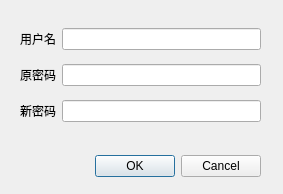
<?xml version="1.0" encoding="UTF-8"?>
<ui version="4.0">
 <class>ChangePasswordDialog</class>
 <widget class="QDialog" name="ChangePasswordDialog">
  <property name="geometry">
   <rect>
    <x>0</x>
    <y>0</y>
    <width>283</width>
    <height>194</height>
   </rect>
  </property>
  <property name="windowTitle">
   <string>修改密码</string>
  </property>
  <widget class="QDialogButtonBox" name="buttonBox">
   <property name="geometry">
    <rect>
     <x>20</x>
     <y>150</y>
     <width>241</width>
     <height>32</height>
    </rect>
   </property>
   <property name="orientation">
    <enum>Qt::Horizontal</enum>
   </property>
   <property name="standardButtons">
    <set>QDialogButtonBox::Cancel|QDialogButtonBox::Ok</set>
   </property>
  </widget>
  <widget class="QWidget" name="gridLayoutWidget">
   <property name="geometry">
    <rect>
     <x>20</x>
     <y>20</y>
     <width>241</width>
     <height>111</height>
    </rect>
   </property>
   <layout class="QGridLayout" name="gridLayout">
    <item row="1" column="0">
     <widget class="QLabel" name="label">
      <property name="text">
       <string>原密码</string>
      </property>
     </widget>
    </item>
    <item row="0" column="0">
     <widget class="QLabel" name="label_2">
      <property name="text">
       <string>用户名</string>
      </property>
     </widget>
    </item>
    <item row="2" column="0">
     <widget class="QLabel" name="label_3">
      <property name="text">
       <string>新密码</string>
      </property>
     </widget>
    </item>
    <item row="0" column="1">
     <widget class="QLineEdit" name="lineEdit"/>
    </item>
    <item row="1" column="1">
     <widget class="QLineEdit" name="lineEdit_2"/>
    </item>
    <item row="2" column="1">
     <widget class="QLineEdit" name="lineEdit_3"/>
    </item>
   </layout>
  </widget>
 </widget>
 <resources/>
 <connections>
  <connection>
   <sender>buttonBox</sender>
   <signal>accepted()</signal>
   <receiver>ChangePasswordDialog</receiver>
   <slot>accept()</slot>
   <hints>
    <hint type="sourcelabel">
     <x>248</x>
     <y>254</y>
    </hint>
    <hint type="destinationlabel">
     <x>157</x>
     <y>274</y>
    </hint>
   </hints>
  </connection>
  <connection>
   <sender>buttonBox</sender>
   <signal>rejected()</signal>
   <receiver>ChangePasswordDialog</receiver>
   <slot>reject()</slot>
   <hints>
    <hint type="sourcelabel">
     <x>316</x>
     <y>260</y>
    </hint>
    <hint type="destinationlabel">
     <x>286</x>
     <y>274</y>
    </hint>
   </hints>
  </connection>
 </connections>
</ui>
